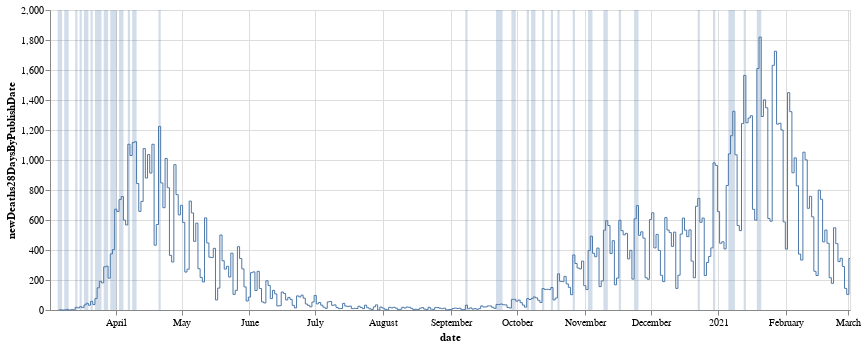

Source (notebook cell):
### Markdown cell above
## Analysis

Each of the following charts shows the number of deaths that were reported.

First, let's highlight the dates when the number of deaths that were **reported** were at their highest.
In other words, let's highlight a bar if it is taller than the preceding 29 bars.
Statements such as...

> "The number of deaths that were reported on \[date\] was the highest in the preceding 29 days."

...would have been accurate.

### Code cell
altair.layer(reported_chart, reported_highest_chart).resolve_scale(y="independent")

### Figure 1 — Vega-Lite specification as saved in the notebook (floating-point values rounded to 4 significant figures; data arrays with more than 128 entries replaced by an {"elided": "..."} marker saying what was removed)
{"config": {"view": {"continuousWidth": 400, "continuousHeight": 300}}, "layer": [{"data": {"name": "data-db3ef9b918107056114dd8b8bf1c4bd5"}, "mark": {"type": "line", "interpolate": "step", "strokeWidth": 1}, "encoding": {"x": {"type": "temporal", "field": "date"}, "y": {"type": "quantitative", "field": "newDeaths28DaysByPublishDate"}}, "width": 800}, {"data": {"name": "data-410654bd0052f8501d60a74491edf312"}, "mark": {"type": "area", "fillOpacity": 0.25, "interpolate": "step"}, "encoding": {"x": {"type": "temporal", "field": "date"}, "y": {"type": "quantitative", "axis": null, "field": "newDeaths28DaysByPublishDateRankHighest"}}, "width": 800}], "resolve": {"scale": {"y": "independent"}}, "$schema": "https://vega.github.io/schema/vega-lite/v4.8.1.json", "datasets": {"data-db3ef9b918107056114dd8b8bf1c4bd5": {"elided": "366 records"}, "data-410654bd0052f8501d60a74491edf312": {"elided": "366 records"}}}
